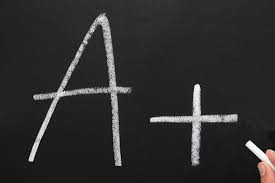
#> input picture mor.jpg, 275 x 183 px, found by its file name
$ python 'Custom Morpho.py'
#> lines starting #> are read from the running program, lines starting #| are printed output that depends on the picture; after the words box and inside, x2 and y2 are one past the last pixel; in counts of white or black regions, pixels touching at a corner belong together
import matplotlib.pyplot as plt
import numpy as np
import cv2

def countOne(kernel):
    _,k=kernel.shape
    cnt=0
    for i in range(k):
        for j in range(k):
            if(kernel[i][j]>0):
                cnt+=1
    return cnt

def main():
    img_path='C:\\Users\\Dell\\Desktop\\class4_1\\DIP\\code\\mor.jpg'
    rgb=plt.imread(img_path)
#> rgb is the input picture: shape (183, 275, 3); mean R, G, B 46.3, 45.8, 46.4
    grayscale=cv2.cvtColor(rgb,cv2.COLOR_RGB2GRAY)
    th,binary=cv2.threshold(grayscale,127,255,cv2.THRESH_BINARY)
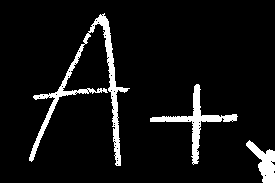
#> binary: shape (183, 275); 7% white; 3 white regions, box (x1, y1, x2, y2) and area: (29, 13, 130, 166) 1924, (150, 84, 238, 165) 1028, (246, 140, 275, 183) 578
    kernel=np.array([[1,0,1],[0,1,0],[0,1,0]],dtype=np.uint8)

    count=countOne(kernel)
    nm=binary
    w,h=binary.shape
#> w = 183; h = 275
    new_img=np.zeros(shape=(w+2,h+2))
    nw,nh=new_img.shape
#> nw = 185; nh = 277
    new_img[1:nw-1,1:nh-1]=nm
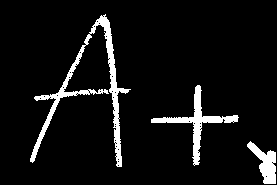
#> new_img: shape (185, 277) float64; 6.9% white; 3 white regions, box (x1, y1, x2, y2) and area: (30, 14, 131, 167) 1924, (151, 85, 239, 166) 1028, (247, 141, 276, 184) 578

    _,k=kernel.shape
    new_w,new_h=nw-k+1,nh-k+1
#> new_w = 183; new_h = 275
    conv_d=np.zeros(shape=(new_w,new_h))
    conv_img=np.zeros(shape=(new_w,new_h))
    for i in range(new_w):
        for j in range(new_h):
            mat=new_img[i:i+k,j:j+k]
            temp=countOne(np.multiply(kernel,mat))
            if(count==temp):
                conv_img[i][j]=255
            else:
                conv_img[i][j]=0
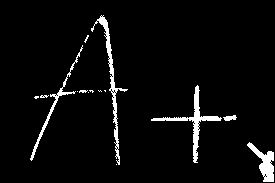
#> conv_img: shape (183, 275) float64; 4.3% white; 15 white regions (10 under 20 px), largest, box (x1, y1, x2, y2) and area: (151, 85, 222, 163) 625, (91, 15, 128, 165) 609, (247, 142, 274, 182) 437, (30, 45, 83, 161) 362, (223, 115, 237, 121) 55


    for i in range(0,new_w):
        for j in range(0,new_h):
            mat=new_img[i:i+k,j:j+k]
            temp=countOne(np.multiply(kernel,mat))
            if(temp>0):
                conv_d[i][j]=255
            else:
                conv_d[i][j]=0
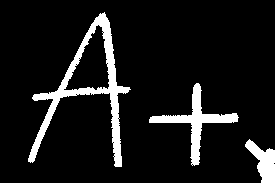
#> conv_d: shape (183, 275) float64; 9.5% white; 3 white regions, box (x1, y1, x2, y2) and area: (28, 12, 131, 167) 2751, (149, 83, 239, 166) 1373, (245, 139, 275, 183) 677

    plt.subplot(3,2,1)
    plt.imshow(grayscale,cmap='gray')
    plt.title("grayscale")

    plt.subplot(3,2,2)
    plt.imshow(binary,cmap='binary')
    plt.title("binary")

    plt.subplot(3,2,3)
    plt.imshow(kernel,cmap='binary')
    plt.title("kernel")

    plt.subplot(3,2,4)
    plt.imshow(conv_img,cmap='gray')
    plt.title("Erosion")

    plt.subplot(3,2,5)
    plt.imshow(conv_d,cmap='gray')
    plt.title("Dilation")

    plt.show()
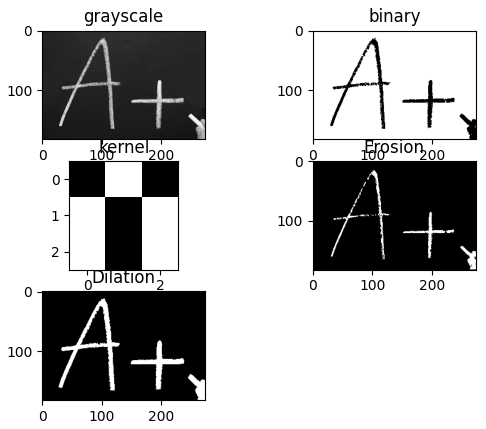
#> figure drawn by matplotlib, 5 panels


if __name__=='__main__':
    main()
